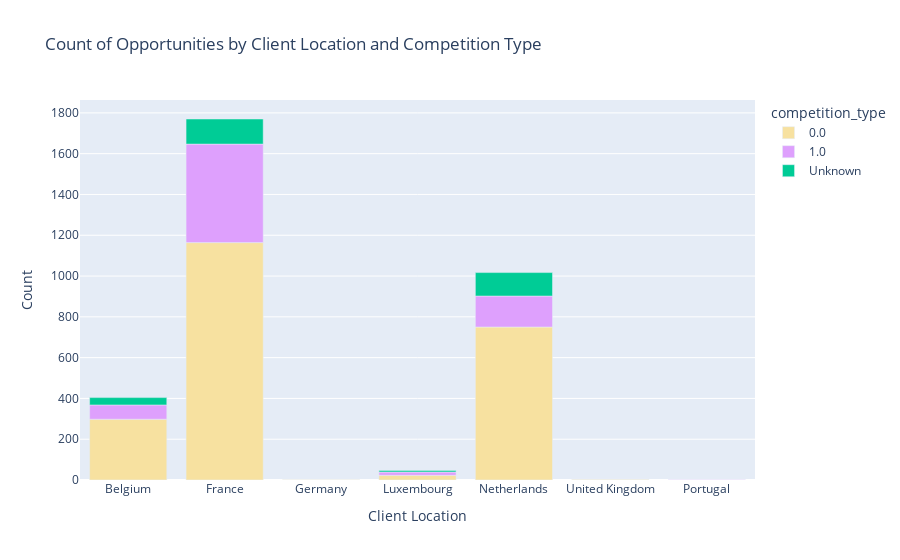

This figure's notebook cell:
### Markdown cell above
<a id="3.1"></a>
## <b>3.1 <span style='color:#be6f37'>Opportunities by client location and competition type</span></b>

### Code cell
count_df = df_opp.groupby(['client_location', 'competition_type']).size().reset_index(name='count')

# Create an interactive bar plot using Plotly
fig = px.bar(count_df, x='client_location', y='count', color='competition_type',
             labels={'client_location': 'Client Location', 'count': 'Count'},
             hover_name="competition_type", color_discrete_sequence=[
                 px.colors.qualitative.Alphabet[7],
                 px.colors.qualitative.Alphabet[11],
               px.colors.qualitative.Plotly[2]],
             title='Count of Opportunities by Client Location and Competition Type')

# Show the plot
fig.show()

### Figure 1 — Plotly figure (JSON) as saved in the notebook; plotly's stock layout.template omitted (floating-point values rounded to 4 significant figures)
{"data": [{"alignmentgroup": "True", "hovertemplate": "<b>%{hovertext}</b><br><br>competition_type=0.0<br>Client Location=%{x}<br>Count=%{y}<extra></extra>", "hovertext": [0, 0, 0, 0, 0, 0], "legendgroup": "0.0", "marker": {"color": "#F7E1A0", "pattern": {"shape": ""}}, "name": "0.0", "offsetgroup": "0.0", "orientation": "v", "showlegend": true, "textposition": "auto", "type": "bar", "x": ["Belgium", "France", "Germany", "Luxembourg", "Netherlands", "United Kingdom"], "xaxis": "x", "y": [298, 1164, 1, 23, 750, 3], "yaxis": "y"}, {"alignmentgroup": "True", "hovertemplate": "<b>%{hovertext}</b><br><br>competition_type=1.0<br>Client Location=%{x}<br>Count=%{y}<extra></extra>", "hovertext": [1, 1, 1, 1, 1], "legendgroup": "1.0", "marker": {"color": "#DEA0FD", "pattern": {"shape": ""}}, "name": "1.0", "offsetgroup": "1.0", "orientation": "v", "showlegend": true, "textposition": "auto", "type": "bar", "x": ["Belgium", "France", "Luxembourg", "Netherlands", "Portugal"], "xaxis": "x", "y": [70, 483, 16, 152, 1], "yaxis": "y"}, {"alignmentgroup": "True", "hovertemplate": "<b>%{hovertext}</b><br><br>competition_type=Unknown<br>Client Location=%{x}<br>Count=%{y}<extra></extra>", "hovertext": ["Unknown", "Unknown", "Unknown", "Unknown"], "legendgroup": "Unknown", "marker": {"color": "#00CC96", "pattern": {"shape": ""}}, "name": "Unknown", "offsetgroup": "Unknown", "orientation": "v", "showlegend": true, "textposition": "auto", "type": "bar", "x": ["Belgium", "France", "Luxembourg", "Netherlands"], "xaxis": "x", "y": [36, 123, 7, 115], "yaxis": "y"}], "layout": {"barmode": "relative", "legend": {"title": {"text": "competition_type"}, "tracegroupgap": 0}, "title": {"text": "Count of Opportunities by Client Location and Competition Type"}, "xaxis": {"anchor": "y", "domain": [0, 1], "title": {"text": "Client Location"}}, "yaxis": {"anchor": "x", "domain": [0, 1], "title": {"text": "Count"}}}}
